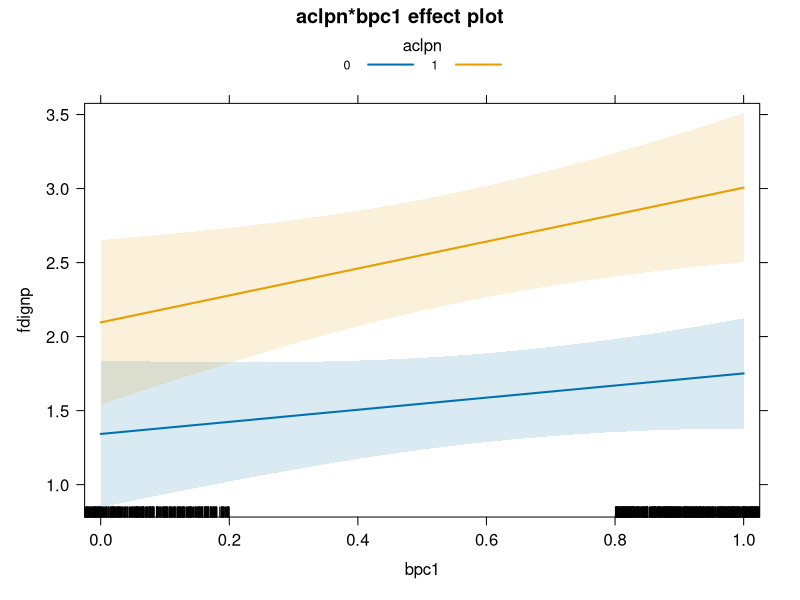

Recreate this plot in R.
## ---- chunk 1
set.seed(124)
schtyp <- sample(0:1, 20, replace = TRUE)
schtyp
is.factor(schtyp)
is.numeric(schtyp)
## ---- chunk 2
schtyp.f1 <- factor(schtyp)
schtyp.f1
is.factor(schtyp.f1)
## ---- chunk 3
# Note how we also supply the labels
schtyp.f2 <- factor(schtyp, 
                    levels = c(0, 1),
                    labels = c("private", "public"))
schtyp.f2
is.factor(schtyp.f2)
## ---- chunk 4
ses <- c("low", "middle", "low", "low", "low", "low", "middle", "low", "middle",
    "middle", "middle", "middle", "middle", "high", "high", "low", "middle",
    "middle", "low", "high")
is.factor(ses)
is.character(ses)
## ---- chunk 5
factor(ses)
## ---- chunk 6
# Load the LDC_IO dataset that you used for homework
library(foreign)
d <- read.dta('LDC_IO_replication.dta')
## ---- chunk 7
summary(lm(fdignp ~ factor(aclpn), data = d))
## ---- chunk 8
summary(lm(fdignp ~ bpc1 + dictator1, data = d))
## ---- chunk 9
summary(lm(fdignp ~ bpc1 + factor(dictator1), data = d))
## ---- chunk 10
d$dictator1 <- factor(d$dictator1,
                      levels = c(1, 2, 3, 4, 5, 6, 7, 8),
                      labels = c('sp', 'pers', 'mil', 
                                 'sp/pers', 'pers/mil', 'sp/mil', 
                                 'sp/pers/mil', 'democracy'))
summary(lm(fdignp ~ bpc1 + dictator1, data = d))
## ---- chunk 11
# Change the reference level to 'democracy'
d$dictator1 <- relevel(d$dictator1, ref = 'democracy')

# Note how democracy is now the reference level, and thus omitted
summary(lm(fdignp ~ bpc1 + dictator1, data = d))
## ---- chunk 12
summary(lm(fdignp ~ bpc1 + factor(polityiv_update2), data = d))

summary(lm(fdignp ~ bpc1 + polityiv_update2, data = d))
## ---- chunk 13
d$aclpn <- factor(d$aclpn)
m_interaction <- lm(fdignp ~ bpc1 + aclpn + bpc1 * aclpn, data = d)
summary(m_interaction)
## ---- chunk 14
library(effects)
plot(Effect(c("aclpn", "bpc1"), mod=m_interaction, se=TRUE), 
     x.var = "bpc1",
     multiline=TRUE, ci.style = 'bands')
